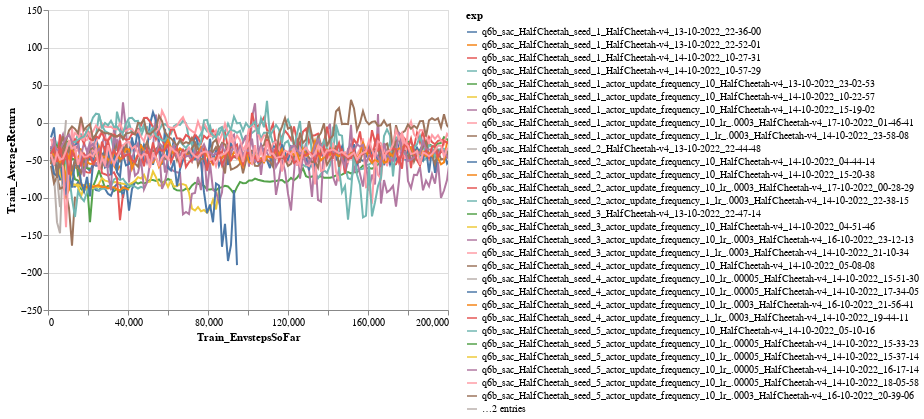

The code cell stored with this chart in its notebook:
### Code cell
chart = alt.Chart(df_q6b).mark_line(clip=True).encode(
    x=alt.X(xtag, scale=alt.Scale(domain=(0, 200_000))),
    y=ytag,
    color='exp'
)
chart = chart.configure_legend(
    labelLimit=1000
)
chart

### Figure 1 — Vega-Lite specification as saved in the notebook (floating-point values rounded to 4 significant figures; data arrays with more than 128 entries replaced by an {"elided": "..."} marker saying what was removed)
{"config": {"view": {"continuousWidth": 400, "continuousHeight": 300}, "legend": {"labelLimit": 1000}}, "data": {"name": "data-1e3516853c08e6ee1119f3d7ce82f883"}, "mark": {"type": "line", "clip": true}, "encoding": {"color": {"field": "exp", "type": "nominal"}, "x": {"field": "Train_EnvstepsSoFar", "scale": {"domain": [0, 200000]}, "type": "quantitative"}, "y": {"field": "Train_AverageReturn", "type": "quantitative"}}, "$schema": "https://vega.github.io/schema/vega-lite/v4.17.0.json", "datasets": {"data-1e3516853c08e6ee1119f3d7ce82f883": {"elided": "3472 records"}}}
